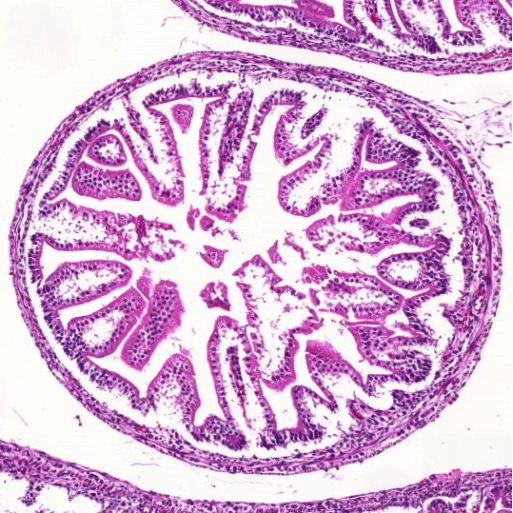
%> input picture Histology/Exercise 1/t1.tif, 513 x 513 px
$ octave --eval "e1;"   (GNU Octave 9; MATLAB toolbox functions it lacks are replaced by stand-ins)
%> lines starting %> are read from the running program, lines starting %| are printed output that depends on the picture
### Histology/Exercise 1/rgb2od.m

% E1a) conversion from rgb to od.
% convert an rgb-value to optical density (od) space.
% a value of 255 should map to a value close to 0, a value of 0 should map
% to 1.
% Note: keep in mind that log(0) maps to -infinity, which should be
% avoided!
function D = rgb2od(I)
%    D = double(I)/255 % this is a placeholder, which is wrong!
    D = -log((double(I)+1)/255)/log(255);
end

### Histology/Exercise 1/matrixMultImage.m
function In = matrixMultImage(M,I)
    In = reshape(reshape(I, [size(I,1)*size(I,2), size(I,3)]) * M', size(I));

### Histology/Exercise 1/od2rgb.m
% E1a) build the inverse function of rgb2od
function I = od2rgb(D)
%   I = uint8(D*255); % this is a placeholder, which is wrong!
  I = uint8((255*exp(-log(255)*D)-1)*(255/254));
end

### Histology/Exercise 1/e1.m
%Exercise1: color deconvolution
% a) compute mappings from rgb to optical density space and inversely.
%    for that fill out functions od2rgb.m and rgb2od.m
% b) compute the 'stain' matrix mapping from od space to stain
% concentration space.

function e1
% uncomment what you want to test
% e1a
e1b
end

function e1a
display(sprintf('rgb2od(255) = %d', rgb2od(255)));
display(sprintf('rgb2od(0) = %d', rgb2od(0)));
display(sprintf('od2rgb(0) = %d', od2rgb(0)));
display(sprintf('od2rgb(1) = %d', od2rgb(1)));
figure
plot(0:0.5:255,rgb2od(0:0.5:255)); %compare this to plote1a.fig
figure
plot(0:1/255:1, od2rgb(0:1/255:1));
end

function e1b
clear all;
I = imread('t1.tif');
%> I is the input picture: size 513x513x3 uint8; mean R, G, B 215.9, 176.9, 212.8

% measured stain colors in RGB space
sH = rgb2od([133.87996, 124.53495, 195.26811]);
sE = rgb2od([232.39385,  98.17126, 192.10144]);

% E1b:
% creation of M matrix
% create a 3x3 matrix containing the normalized stain vectors
% in its 1st 2 columns and a vector orthogonal to them in the 3rd column.
% M = eye(3,3);
sH = sH/norm(sH);
sE = sE/norm(sE);
c = cross(sH, sE);
c = c/norm(c);
M = [sH; sE; c ];
M = M';

% rgb2od
Iod = rgb2od(I);
%> in rgb2od (call 3), `D = -log((double(I)+1)/255)/log(255);`:
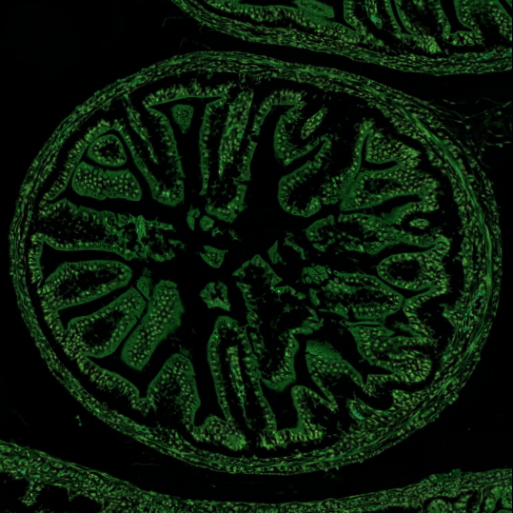
%> D: size 513x513x3 double; mean R, G, B 0.0339, 0.0892, 0.036; drawn with min black and max white

% compute stain concentrations
% Is = matrixMultImage(M,Iod);
Is = matrixMultImage(inv(M),Iod);


% select stain
S = eye(3,3);
S(1,1) = 1; S(2,2) = 0; S(3,3) = 0;
AH = matrixMultImage(S,Is);
%> call 2 of matrixMultImage, with M = [1 0 0; 0 0 0; 0 0 0]
%> in matrixMultImage (call 2), `In = reshape(reshape(I, [size(I,1)*size(I,2), size(I,3)]) * M', size(I..`:
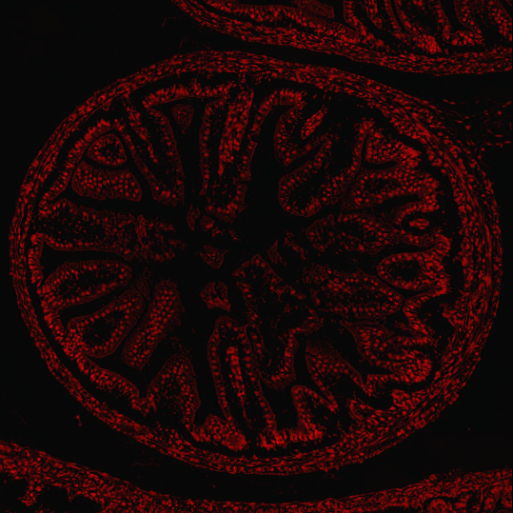
%> In: size 513x513x3 double; mean R, G, B 0.0451, 0, 0; drawn with min black and max white
S(1,1) = 0; S(2,2) = 1; S(3,3) = 0;
AE = matrixMultImage(S,Is);
S(1,1) = 0; S(2,2) = 0; S(3,3) = 1;
AR = matrixMultImage(S,Is);
%> call 4 of matrixMultImage, with M = [0 0 0; 0 0 0; 0 0 1]
%> in matrixMultImage (call 4), `In = reshape(reshape(I, [size(I,1)*size(I,2), size(I,3)]) * M', size(I..`:
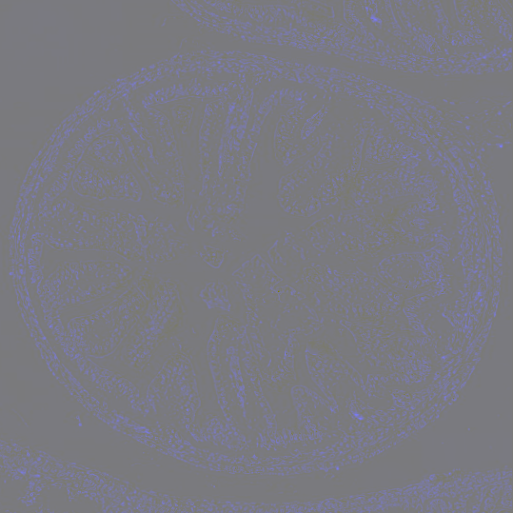
%> In: size 513x513x3 double; mean R, G, B 0, 0, 0.00704; drawn with min black and max white

% convert back
I2 = od2rgb(matrixMultImage(M,AH+AE));
IH = od2rgb(matrixMultImage(M,AH));
%> in matrixMultImage (call 6), `In = reshape(reshape(I, [size(I,1)*size(I,2), size(I,3)]) * M', size(I..`:
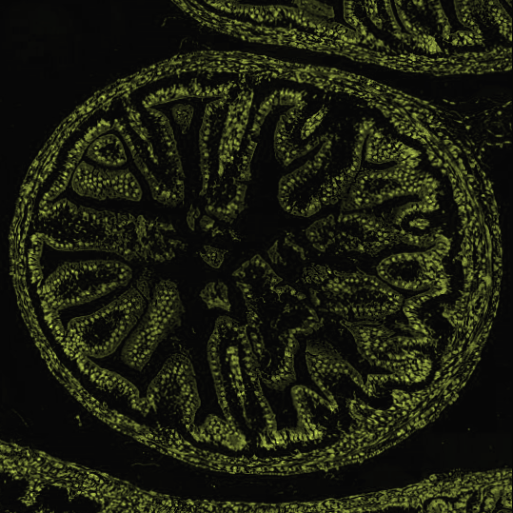
%> In: size 513x513x3 double; mean R, G, B 0.029, 0.0323, 0.0119; drawn with min black and max white
%> in od2rgb (call 2), `I = uint8((255*exp(-log(255)*D)-1)*(255/254));`:
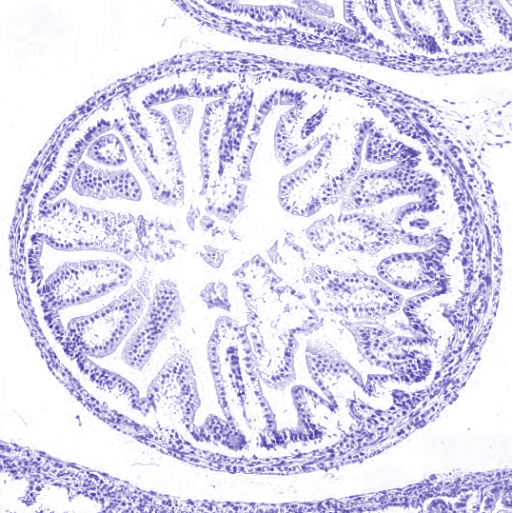
%> I: size 513x513x3 uint8; mean R, G, B 221.5, 218.5, 239.5
IE = od2rgb(matrixMultImage(M,AE));
%> in od2rgb (call 3), `I = uint8((255*exp(-log(255)*D)-1)*(255/254));`:
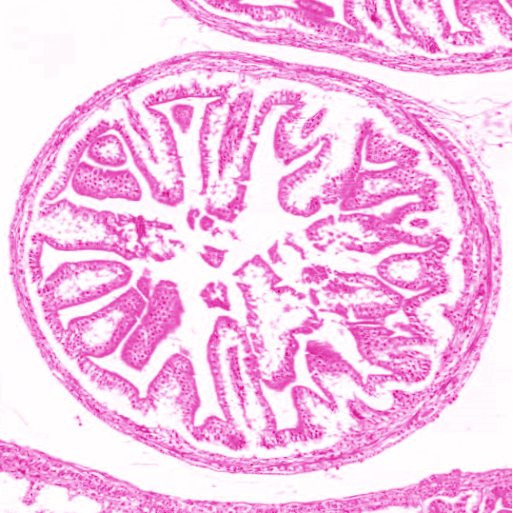
%> I: size 513x513x3 uint8; mean R, G, B 247.5, 195.5, 232.9
IR = od2rgb(matrixMultImage(M,AR));
%> in od2rgb (call 4), `I = uint8((255*exp(-log(255)*D)-1)*(255/254));`:
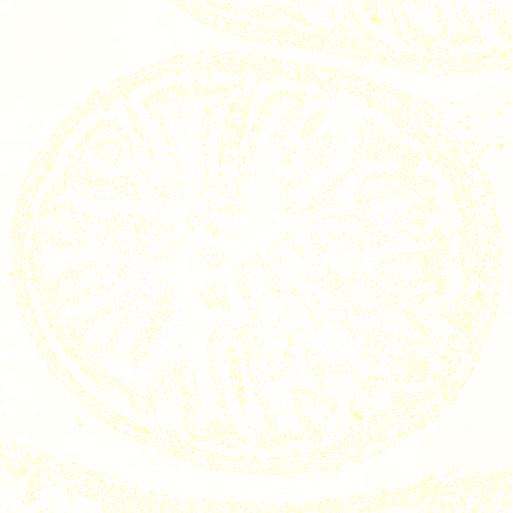
%> I: size 513x513x3 uint8; mean R, G, B 254.9, 254.8, 245.2
% [6 lines of commented-out code are left out]
figure
subplot(2,2,1);imagesc(I2);axis image;title('reconstructed');
subplot(2,2,2);imagesc(IH);axis image;title('H');
subplot(2,2,3);imagesc(IE);axis image;title('E');
subplot(2,2,4);imagesc(IR);axis image;title('residual');
end
